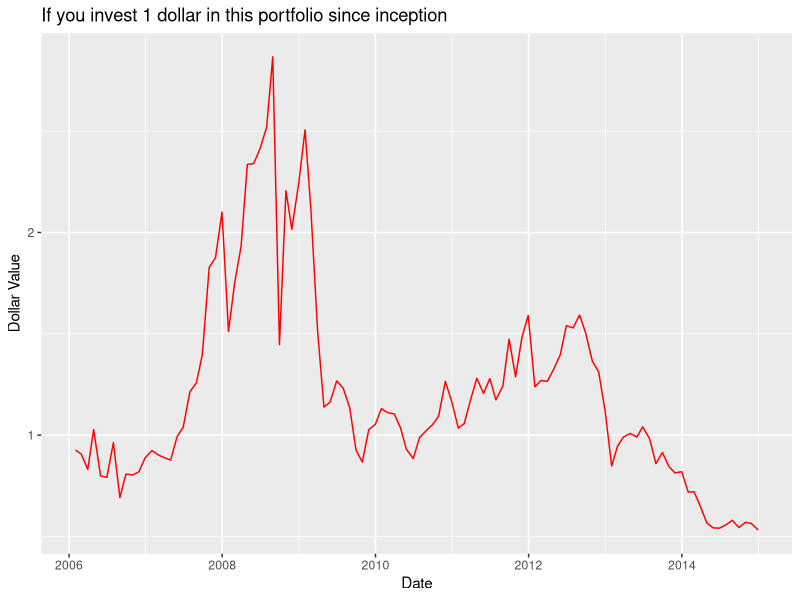

Write R code to recreate this figure.
library(reshape2)
library(data.table)
library(tseries)
library(dplyr)
library(zoo)
library(ggplot2)


MoM= fread("sample.csv")
head(MoM)
MoM = select(MoM, date, year, month, tic, ret )%>%
  mutate(ret = as.numeric(ret), cum_ret = 0) %>%
  arrange(tic, year, month)
head(MoM)
for(i in 2:12)
{
  MoM = mutate(group_by(MoM, tic),
               cum_ret = (1 + cum_ret) * (1 + lag(ret,i)) - 1)
};

MoM
MoM = na.omit(MoM)%>%arrange(year, month)
MoM = transform(MoM, MoM_rank = ave(cum_ret, year, month, FUN = function(x) ntile(x,10)))

winner = filter(MoM, MoM_rank == 10) %>%
  select(date,ret)
loser = filter(MoM, MoM_rank ==1)%>%
  select(date, ret)
MoM_ret = inner_join(winner, loser, by = "date")%>%
  mutate(MoM = ret.x - ret.y)
mean(MoM_ret$MoM)
sd(MoM_ret$MoM)
MoM_ret = mutate(MoM_ret, cum_ret = 1+MoM, cum_ret = cumprod(cum_ret))

qplot(as.Date(MoM_ret$date), MoM_ret$cum_ret, xlab = "Date", ylab = "Dollar Value", color= I("red"), geom = "line", main = "If you invest 1 dollar in this portfolio since inception")+theme_grey()

